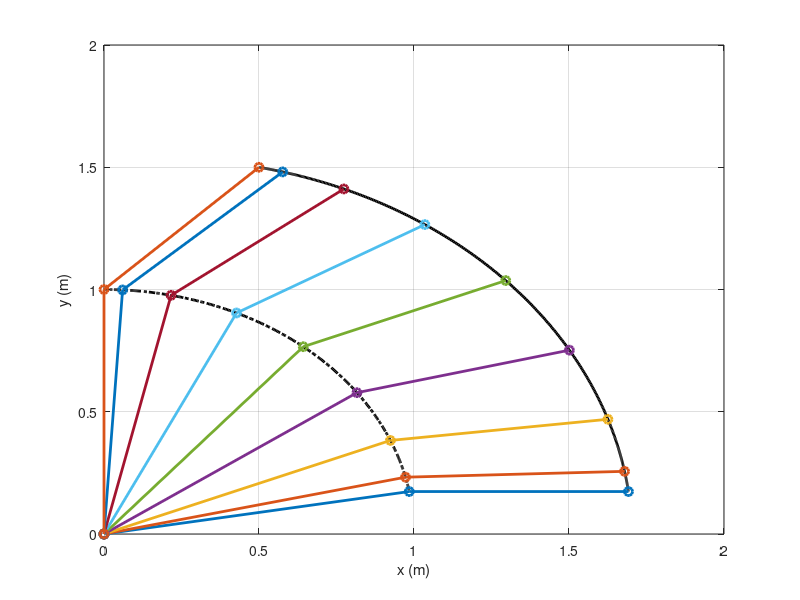
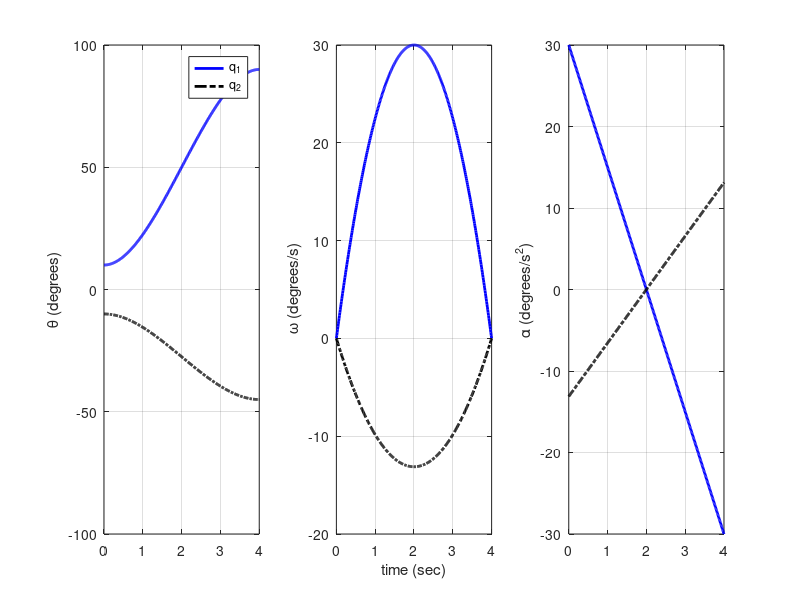

MATLAB code for these plots, in order:
%% 
% 	Fundamentals of Robotics: Practical Case Studies with Matlab & Python
%   By Prof. Hamid D. Taghirad
%   Copyright CRC - Press @2025
%
%   This code provides Trajectory planning of 2R Robot
%   By Cubic Polynomials 
%   Problem 5.12 
%
%% Parameter Definitions
clear all, clc; clf;

%   Initial and final conditions

a=[1; 0.707];
q0=[10 -10]; 
qf=[90 -45];

%   Defining time and trajectories
tf=4;
t=0:0.01:tf;t=t'; n=max(size(t));
t2=t.^2; t3=t.^3;
q= q0 + 3/tf^2*(qf-q0).*t2 -2/tf^3*(qf-q0).*t3;
dq=  6/tf^2*(qf-q0).*t -6/tf^3*(qf-q0).*t2;
d2q= 6/tf^2*(qf-q0)-12/tf^3*(qf-q0).*t;

% Convert degrees to radians
th=q*pi/180; dth=dq*pi/180; d2th=d2q*pi/180;

% Solve Forward kinematics

%Link 1
x1=a(1)*cos(th(:,1));
y1=a(1)*sin(th(:,1));

%End Effector
x=a(1)*cos(th(:,1))+ a(2)*cos(th(:,1)+th(:,2));
y=a(1)*sin(th(:,1))+ a(2)*sin(th(:,1)+th(:,2));

xp=[0 x1(1) x(1);
    0 x1(51) x(51);
    0 x1(101) x(101);
    0 x1(151) x(151);
    0 x1(201) x(201);
    0 x1(251) x(251);   
    0 x1(301) x(301);
    0 x1(351) x(351);
    0 x1(401) x(401);
];
yp=[0 y1(1) y(1);
    0 y1(51) y(51)
    0 y1(101) y(101)
    0 y1(151) y(151)
    0 y1(201) y(201)
    0 y1(251) y(251)
    0 y1(301) y(301)
    0 y1(351) y(351)
    0 y1(401) y(401)
    ]; 

%%   Final trajectory in task space
%   Figure 5.11 of the book
figure(1)
plot(x1,y1,'-.k', x,y,'k', ...
    xp(1,:),yp(1,:), '-o', xp(2,:),yp(2,:), '-o', ...
    xp(3,:),yp(3,:), '-o', xp(4,:),yp(4,:), '-o', ...
    xp(5,:),yp(5,:), '-o', xp(6,:),yp(6,:), '-o', ...
    xp(7,:),yp(7,:), '-o', xp(8,:),yp(8,:), '-o', ...
    xp(9,:),yp(9,:), '-o')
set(findall(figure(1),'type','line'),'linewidth',2)
%axis([-0.2 1.8 0 2])
grid
xlabel('x (m)'), ylabel('y (m)')

%%   Final trajectory in joint space
%   Figure 5.10 of the book
figure(2)
subplot(1,3,1)
plot(t,q(:,1),'b', t,q(:,2),'-.k'), grid
ylabel('\theta (degrees)'), legend('q_1', 'q_2')
subplot(1,3,2)
plot(t,dq(:,1),'b', t,dq(:,2),'-.k'), grid
xlabel('time (sec)'), ylabel(' \omega (degrees/s)')
subplot(1,3,3)
plot(t,d2q(:,1),'b', t,d2q(:,2),'-.k'), grid
ylabel('\alpha (degrees/s^2)')
set(findall(figure(2),'type','line'),'linewidth',2)

